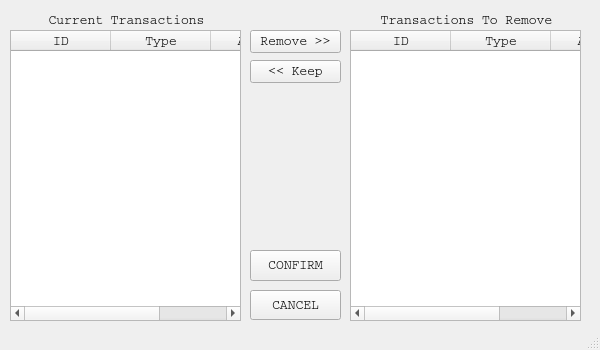
<?xml version="1.0" encoding="UTF-8"?>
<ui version="4.0">
 <class>transactionRemovalWindow</class>
 <widget class="QMainWindow" name="transactionRemovalWindow">
  <property name="windowModality">
   <enum>Qt::ApplicationModal</enum>
  </property>
  <property name="enabled">
   <bool>true</bool>
  </property>
  <property name="geometry">
   <rect>
    <x>0</x>
    <y>0</y>
    <width>600</width>
    <height>350</height>
   </rect>
  </property>
  <property name="sizePolicy">
   <sizepolicy hsizetype="Fixed" vsizetype="Fixed">
    <horstretch>0</horstretch>
    <verstretch>0</verstretch>
   </sizepolicy>
  </property>
  <property name="font">
   <font>
    <family>Courier</family>
    <pointsize>10</pointsize>
   </font>
  </property>
  <property name="windowTitle">
   <string>Remove Transaction</string>
  </property>
  <widget class="QWidget" name="centralwidget">
   <widget class="QTableWidget" name="currentTransTable">
    <property name="geometry">
     <rect>
      <x>10</x>
      <y>30</y>
      <width>231</width>
      <height>291</height>
     </rect>
    </property>
    <property name="minimumSize">
     <size>
      <width>231</width>
      <height>0</height>
     </size>
    </property>
    <property name="styleSheet">
     <string notr="true">font: 75 12pt &quot;Courier&quot;;</string>
    </property>
    <property name="editTriggers">
     <set>QAbstractItemView::NoEditTriggers</set>
    </property>
    <property name="alternatingRowColors">
     <bool>true</bool>
    </property>
    <property name="selectionBehavior">
     <enum>QAbstractItemView::SelectRows</enum>
    </property>
    <property name="sortingEnabled">
     <bool>true</bool>
    </property>
    <attribute name="verticalHeaderVisible">
     <bool>false</bool>
    </attribute>
    <attribute name="verticalHeaderHighlightSections">
     <bool>false</bool>
    </attribute>
    <column>
     <property name="text">
      <string>ID</string>
     </property>
    </column>
    <column>
     <property name="text">
      <string>Type</string>
     </property>
    </column>
    <column>
     <property name="text">
      <string>Amount</string>
     </property>
    </column>
   </widget>
   <widget class="QTableWidget" name="remTransTable">
    <property name="geometry">
     <rect>
      <x>350</x>
      <y>30</y>
      <width>231</width>
      <height>291</height>
     </rect>
    </property>
    <property name="styleSheet">
     <string notr="true">font: 75 12pt &quot;Courier&quot;;</string>
    </property>
    <property name="editTriggers">
     <set>QAbstractItemView::NoEditTriggers</set>
    </property>
    <property name="alternatingRowColors">
     <bool>true</bool>
    </property>
    <property name="selectionBehavior">
     <enum>QAbstractItemView::SelectRows</enum>
    </property>
    <property name="sortingEnabled">
     <bool>false</bool>
    </property>
    <attribute name="horizontalHeaderShowSortIndicator" stdset="0">
     <bool>true</bool>
    </attribute>
    <attribute name="verticalHeaderVisible">
     <bool>false</bool>
    </attribute>
    <attribute name="verticalHeaderHighlightSections">
     <bool>false</bool>
    </attribute>
    <column>
     <property name="text">
      <string>ID</string>
     </property>
    </column>
    <column>
     <property name="text">
      <string>Type</string>
     </property>
    </column>
    <column>
     <property name="text">
      <string>Amount</string>
     </property>
    </column>
   </widget>
   <widget class="QPushButton" name="removePushButton">
    <property name="geometry">
     <rect>
      <x>250</x>
      <y>30</y>
      <width>91</width>
      <height>23</height>
     </rect>
    </property>
    <property name="text">
     <string>Remove &gt;&gt;</string>
    </property>
   </widget>
   <widget class="QPushButton" name="keepPullButton">
    <property name="geometry">
     <rect>
      <x>250</x>
      <y>60</y>
      <width>91</width>
      <height>23</height>
     </rect>
    </property>
    <property name="text">
     <string>&lt;&lt; Keep</string>
    </property>
   </widget>
   <widget class="QPushButton" name="confirmRemovalButton">
    <property name="geometry">
     <rect>
      <x>250</x>
      <y>250</y>
      <width>91</width>
      <height>31</height>
     </rect>
    </property>
    <property name="styleSheet">
     <string notr="true"/>
    </property>
    <property name="text">
     <string>CONFIRM</string>
    </property>
   </widget>
   <widget class="QPushButton" name="cancelRemovalButton">
    <property name="geometry">
     <rect>
      <x>250</x>
      <y>290</y>
      <width>91</width>
      <height>30</height>
     </rect>
    </property>
    <property name="autoFillBackground">
     <bool>false</bool>
    </property>
    <property name="text">
     <string>CANCEL</string>
    </property>
   </widget>
   <widget class="QLabel" name="label">
    <property name="geometry">
     <rect>
      <x>16</x>
      <y>10</y>
      <width>221</width>
      <height>20</height>
     </rect>
    </property>
    <property name="text">
     <string>Current Transactions</string>
    </property>
    <property name="alignment">
     <set>Qt::AlignCenter</set>
    </property>
   </widget>
   <widget class="QLabel" name="label_2">
    <property name="geometry">
     <rect>
      <x>356</x>
      <y>10</y>
      <width>221</width>
      <height>20</height>
     </rect>
    </property>
    <property name="text">
     <string>Transactions To Remove</string>
    </property>
    <property name="alignment">
     <set>Qt::AlignCenter</set>
    </property>
   </widget>
  </widget>
  <widget class="QStatusBar" name="statusbar"/>
 </widget>
 <resources/>
 <connections/>
</ui>
